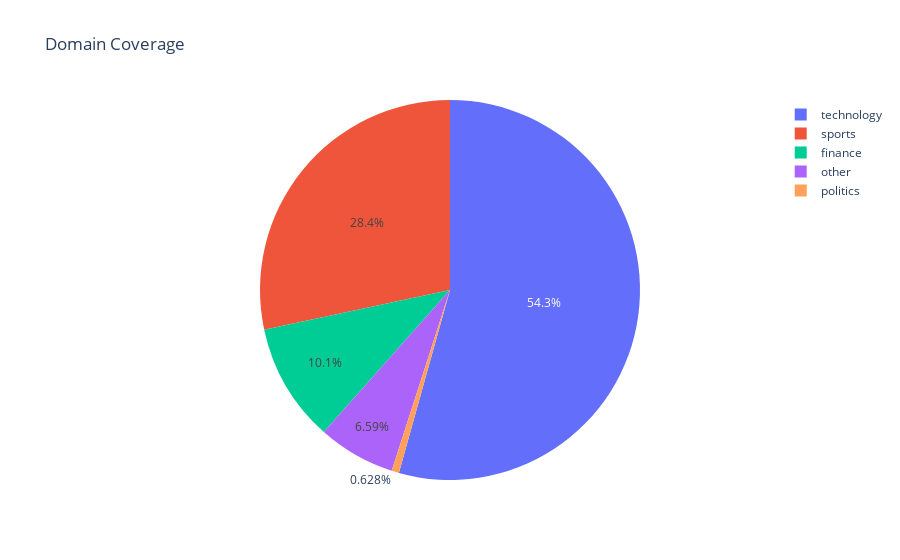

Notebook code for this chart:
### Code cell
def extract_domain(text):
    text = text.lower()
    if any(w in text for w in ['sports', 'team', 'game']): return 'sports'
    if any(w in text for w in ['finance', 'stock', 'market', 'bank']): return 'finance'
    if any(w in text for w in ['technology', 'software', 'ai', 'data']): return 'technology'
    if any(w in text for w in ['politics', 'election', 'government']): return 'politics'
    return 'other'

df['domain'] = df['clean_text'].apply(extract_domain)
domain_counts = df['domain'].value_counts(normalize=True)
print(domain_counts)

px.pie(values=domain_counts.values,
       names=domain_counts.index,
       title='Domain Coverage')

### Figure 1 — Plotly figure (JSON) as saved in the notebook; plotly's stock layout.template omitted (floating-point values rounded to 4 significant figures)
{"data": [{"domain": {"x": [0, 1], "y": [0, 1]}, "hovertemplate": "label=%{label}<br>value=%{value}<extra></extra>", "labels": ["technology", "sports", "finance", "other", "politics"], "legendgroup": "", "name": "", "showlegend": true, "type": "pie", "values": [0.5433, 0.2835, 0.1009, 0.06593, 0.006279]}], "layout": {"legend": {"tracegroupgap": 0}, "title": {"text": "Domain Coverage"}}}
